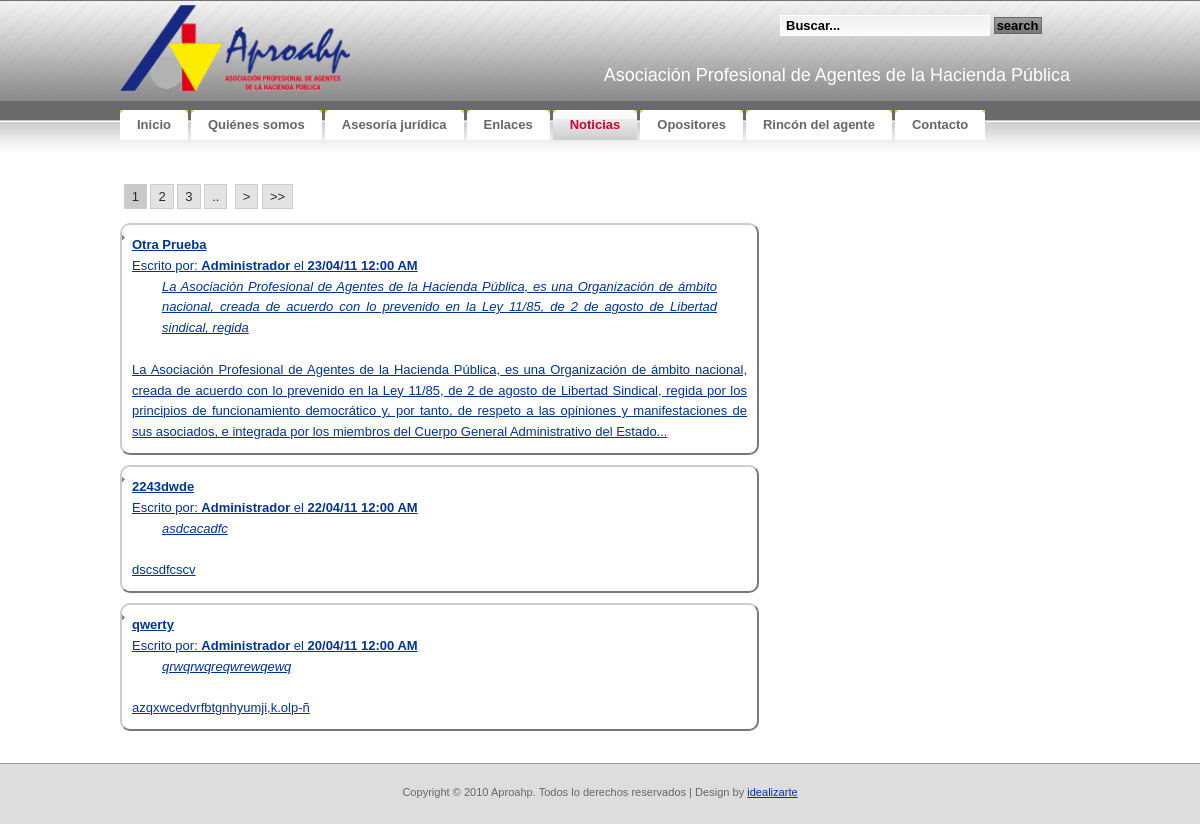
The app's page /noticias/noticias.php, older data.
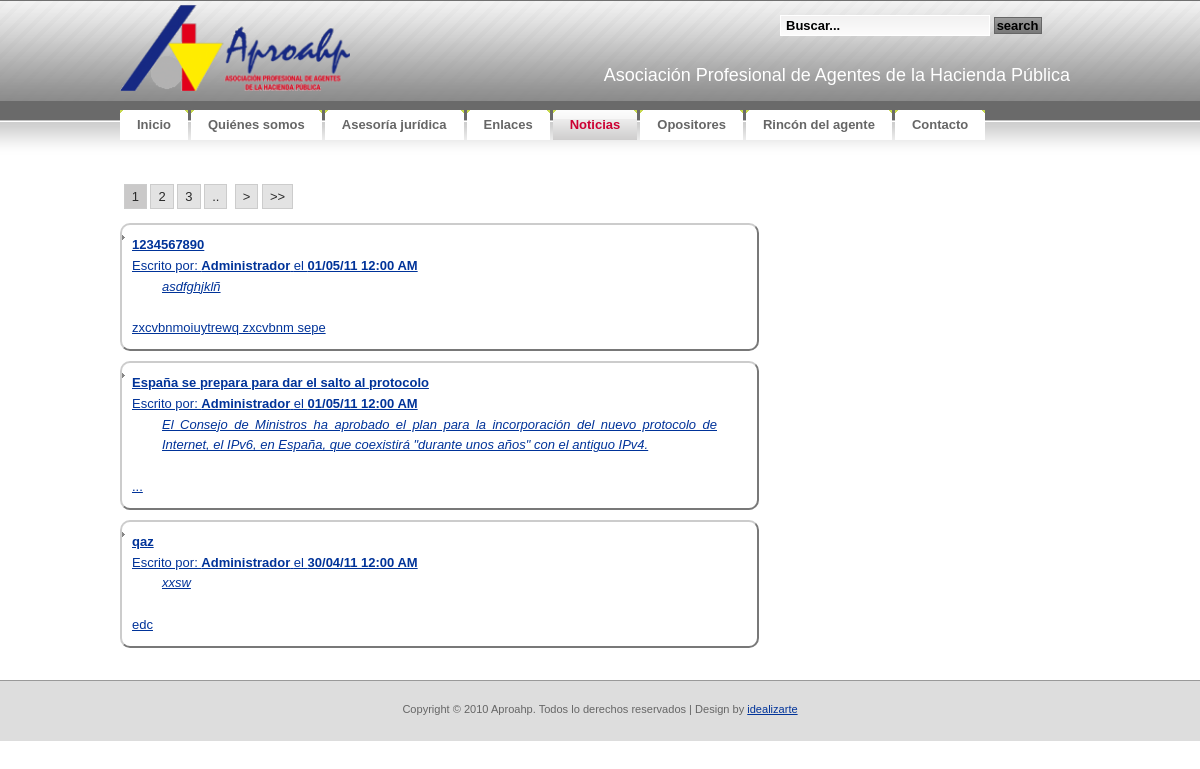
The same page, newer data.
### tables this page shows
CREATE TABLE IF NOT EXISTS `tbl_noticias` (
  `NOT_ID` bigint(20) NOT NULL AUTO_INCREMENT,
  `NOT_FECHA` timestamp NOT NULL DEFAULT CURRENT_TIMESTAMP,
  `NOT_Autor` bigint(20) NOT NULL,
  `NOT_Titulo` varchar(50) NOT NULL,
  `NOT_resumen` varchar(500) NOT NULL,
  `NOT_texto` text NOT NULL,
  PRIMARY KEY (`NOT_ID`)
);

CREATE TABLE IF NOT EXISTS `tbl_users` (
  `USR_ID` bigint(20) NOT NULL AUTO_INCREMENT,
  `USR_username` varchar(32) NOT NULL,
  `USR_password` varchar(32) NOT NULL,
  `USR_Displayname` varchar(32) NOT NULL,
  `USR_email` varchar(100) NOT NULL,
  `USR_Activo` tinyint(1) NOT NULL,
  PRIMARY KEY (`USR_ID`)
);

### noticias/noticias.php (the view, shortened to what the changed rows need)
<!DOCTYPE html PUBLIC "-//W3C//DTD XHTML 1.0 Strict//EN"
  "http://www.w3.org/TR/xhtml1/DTD/xhtml1-strict.dtd">
<html xmlns="http://www.w3.org/1999/xhtml" xml:lang="en" lang="en">
<head>
	<link rel="stylesheet" href="../css/reset.css" type="text/css" media="screen" title="no title" charset="utf-8">
	<link rel="stylesheet" href="../css/aproahp.css" type="text/css" media="screen" title="no title" charset="utf-8">
</head>
<body>
<div id="container">
<?php require("../header.php");?>
	<div id="izda-a">
	<?php
		require_once("../lib/siteconfig.php");
		if(isset($_GET['noticia'])) {
		$noticia=cleanQuery($_GET['noticia']);
		$sqlstring="SELECT * FROM tbl_noticias,tbl_users WHERE NOT_Autor=USR_ID AND NOT_ID=".$noticia.";";
		$not_result=mysql_query($sqlstring);
		if(mysql_num_rows($not_result)!=1){
			echo "No existe esa Noticia.....";
		}
		else{
			$row = mysql_fetch_assoc($not_result);
			$datetime = date("d/m/y", strtotime($row["NOT_FECHA"]));
			echo "<li class=noticia><span class=highlight>".$row["NOT_Titulo"]."</span><br>Escrito por: <span class=highlight>".$row["USR_Displayname"]."</span> el <span class=highlight>".$datetime."</span><br><div class=resumen>".nl2br($row["NOT_resumen"])."</div><br>".nl2br($row["NOT_texto"])."</li>";
		}
		}else{
		if(isset($_GET['pagenum'])){
			$pagenum = $_GET['pagenum'];
		}else{
			$pagenum = 1;
		}
		$not_result = mysql_query("SELECT * FROM tbl_noticias,tbl_users WHERE NOT_Autor=USR_ID AND DATE(`NOT_FECHA`) <= DATE( NOW( ) ) ORDER BY `NOT_FECHA` DESC") or die(mysql_error());
		$rows = mysql_num_rows($not_result);
		$page_rows = 3;
		$pdata=pagination($rows,$pagenum,$page_rows);
		echo ($pdata['links']);
		echo "<ul>";
		$not_result = mysql_query("SELECT * FROM tbl_noticias,tbl_users WHERE NOT_Autor=USR_ID AND DATE(`NOT_FECHA`) <= DATE( NOW( ) ) ORDER BY `NOT_FECHA` DESC ".$pdata['limites'].";") or die(mysql_error());
		for ($x = 0, $numrows = mysql_num_rows($not_result); $x < $numrows; $x++) {
			$row = mysql_fetch_assoc($not_result);
			$datetime = date("d/m/y g:i A", strtotime($row["NOT_FECHA"]));
			echo "<a href=".$paginaactual."?noticia=".$row["NOT_ID"]." ><li class=noticia><span class=highlight>".$row["NOT_Titulo"]."</span><br>Escrito por: <span class=highlight>".$row["USR_Displayname"]."</span> el <span class=highlight>".$datetime."</span><br><div class=resumen>".nl2br($row["NOT_resumen"])."</div><br>".neat_trim($row["NOT_texto"],400)."</li></a>";
	    }
		echo "</ul>";
		}
?>
	</div>
</div>
</body>
</html>

### header.php (shortened to what the changed rows need)
<?php
$parts = Explode('/', $_SERVER["PHP_SELF"]);
$paginaactual= $parts[count($parts) - 1];
if(strcmp($paginaactual, "index.php")==0)
	$folder ="";
else
	$folder ="../";
$menu = array (array ( "Name" => "Inicio","Link" => "index.php","Subfolder" => ""),
			   array ( "Name" => "Quiénes somos","Link" => "kienes.php","Subfolder" => "kienes/"),
			   array ( "Name" => "Asesoría jurídica","Link" => "asesoria.php","Subfolder" => "asesoria/"),
			   array ( "Name" => "Enlaces","Link" => "enlaces.php","Subfolder" => "enlaces/"),
			   array ( "Name" => "Noticias","Link" => "noticias.php","Subfolder" => "noticias/"),
			   array ( "Name" => "Opositores","Link" => "opositores.php","Subfolder" => "opositores/"),
			   array ( "Name" => "Rincón del agente","Link" => "rinconagente.php","Subfolder" => "rinconagente/"),
			   array ( "Name" => "Contacto","Link" => "contacto.php","Subfolder" => "contacto/")
              );
?>
<div id="header">
	<?php echo('<div id="letras"><h2>'."Asociación Profesional de Agentes de la Hacienda Pública".'</h2>');?>
		</div>
</div>
<div id="menu">
	<ul>
<?php
foreach($menu as $item){
		if(strcmp($paginaactual, $item['Link'])==0)
			echo('<li class="active">');
		else
			echo('<li>');
		echo('<a href="'.$folder.$item['Subfolder'].$item['Link'].'"><b>'.$item['Name'].'</b></a></li>');
}?>
	</ul>
</div>

### lib/siteconfig.php (shortened to what the changed rows need)
<?php
	function neat_trim($str, $n, $delim='...') {
	   $len = strlen($str);
	   if ($len > $n) {
	       preg_match('/(.{' . $n . '}.*?)\b/', $str, $matches);
	       return rtrim($matches[1]) . $delim;
	   }
	   else {
	       return $str;
	   }
	}
	function pagination($rows,$pagenum,$page_rows){
		$last = ceil($rows/$page_rows);
		$linkbase = $_SERVER['PHP_SELF'];
		$_pagi_query_string = "?";
		$plinks='';
		$limites='';
		if($rows > $page_rows){
			$_pagi_propagar = array_keys($_GET);
			$linkbase .= $_pagi_query_string;
			if($last > 1){
				$plinks.="<div id=pagination>";
				$showpages=2;
				$pagemin=(($pagenum - $showpages)<1)?1:($pagenum - $showpages);
				$pagemax=(($pagenum + $showpages)>$last)?$last:($pagenum + $showpages);
				for($x=$pagemin;$x<=$pagemax;$x++){
					if($x==$pagenum){
						$plinks.="&nbsp;<strong>$x</strong>";
					}else{
						$plinks.="&nbsp;<a href='".$linkbase."pagenum=$x'>$x</a>";
					}
				}
				if($pagemax<$last){$plinks.="&nbsp;<a href='".$linkbase."pagenum=".($pagemax + 1)."'>..</a>";}
				$plinks.="&nbsp;";
				if ($pagenum == $last) {}
				else
				{
					$next = $pagenum+1;
					$plinks.=" <a href='".$linkbase."pagenum=$next'> ></a> ";
					$plinks.=" ";
					$plinks.=" <a href='".$linkbase."pagenum=$last'> >></a> ";
				}
				$plinks.="</div>";
			}
			$limites = 'limit ' .($pagenum - 1) * $page_rows .',' .$page_rows;
		}
		return(array ( "links" => $plinks,"limites" => "$limites"));
	}
?>

Row changes from the older to the newer data that the page shows:
removed tbl_noticias: NOT_Titulo "Otra Prueba", tbl_users.USR_Displayname "Administrador", NOT_FECHA "23/04/11 12:00 AM", NOT_resumen "La Asociación Profesional de Agentes de la Hacienda Pública, es una Organización de ámbito nacional, creada de acuerdo con lo prevenido en la Ley 11/85, de 2 de agosto de Libertad sindical, regida", NOT_texto "La Asociación Profesional de Agentes de la Hacienda Pública, es una Organización de ámbito nacional, creada de acuerdo con lo prevenido en la Ley 11/85, de 2 de agosto de Libertad Sindical, regida por los principios de funcionamiento democrático y, por tanto, de respeto a las opiniones y manifestaciones de sus asociados, e integrada por los miembros del Cuerpo General Administrativo del Estado..."
no longer on this page (row edited): tbl_noticias: NOT_Titulo "2243dwde", tbl_users.USR_Displayname "Administrador", NOT_FECHA "22/04/11 12:00 AM", NOT_resumen "asdcacadfc", NOT_texto "dscsdfcscv"
removed tbl_noticias: NOT_Titulo "qwerty", tbl_users.USR_Displayname "Administrador", NOT_FECHA "20/04/11 12:00 AM", NOT_resumen "qrwqrwqreqwrewqewq", NOT_texto "azqxwcedvrfbtgnhyumji,k.olp-ñ"
added tbl_noticias: NOT_Titulo "1234567890", tbl_users.USR_Displayname "Administrador", NOT_FECHA "01/05/11 12:00 AM", NOT_resumen "asdfghjklñ", NOT_texto "zxcvbnmoiuytrewq zxcvbnm sepe"
now on this page (row edited): tbl_noticias: NOT_Titulo "España se prepara para dar el salto al protocolo", tbl_users.USR_Displayname "Administrador", NOT_FECHA "01/05/11 12:00 AM", NOT_resumen "El Consejo de Ministros ha aprobado el plan para la incorporación del nuevo protocolo de Internet, el IPv6, en España, que coexistirá \"durante unos años\" con el antiguo IPv4.", NOT_texto "..."
added tbl_noticias: NOT_Titulo "qaz", tbl_users.USR_Displayname "Administrador", NOT_FECHA "30/04/11 12:00 AM", NOT_resumen "xxsw", NOT_texto "edc"
